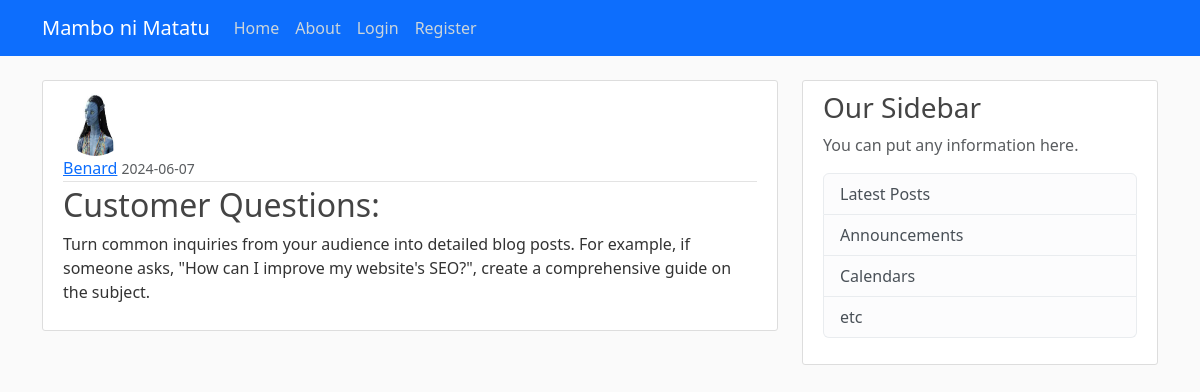
The app's page /post/4 with its own data.
### app/models.py (models this page shows, shortened)
class User(db.Model, UserMixin):
    id = db.Column(db.Integer, primary_key=True)
    username = db.Column(db.String(12), unique=True, nullable=False)
    email = db.Column(db.String(120), unique=True, nullable=False)
    image_file = db.Column(db.String(20), nullable=False, default='default.jpg')
    password = db.Column(db.String(60), nullable=False)
    posts = db.relationship('Post', backref='author', lazy=True)

class Post(db.Model):
    id = db.Column(db.Integer, primary_key=True)
    title = db.Column(db.String(100), nullable=False)
    content = db.Column(db.Text, nullable=False)
    date_posted = db.Column(db.DateTime, nullable=False, default=datetime.utcnow)
    user_id = db.Column(db.Integer, db.ForeignKey('user.id'), nullable=False)

### app/routes.py (the view)
@app.route("/post/<int:post_id>")
def post(post_id):
    post = Post.query.get_or_404(post_id)
    return render_template('post.html', title=post.title, post=post)

### app/templates/post.html (shortened to what this page needs)
{% extends "base.html" %} {% block content %}
<article class="media content-section">
  <img
    class="rounded-circle article-img"
    src="{{ url_for('static', filename='profile_pics/' + post.author.image_file) }}"
  />
  <div class="media-body">
    <div class="article-metadata">
      <a
        class="mr-2"
        href="{{ url_for('user_posts', username=post.author.username) }}"
        >{{ post.author.username }}</a
      >
      <small class="text-muted"
        >{{ post.date_posted.strftime('%Y-%m-%d') }}</small
      >
    </div>
    <h2 class="article-title">{{ post.title }}</h2>
    <p class="article-content">{{ post.content }}</p>
  </div>
</article>
{% endblock content %}

### app/static/main.css (style rules this page uses)
body { background: #fafafa; color: #333333; margin-top: 5rem; }
h1, h2, h3, h4, h5, h6 { color: #444444; }
.content-section { background: #ffffff; padding: 10px 20px; border: 1px solid #dddddd; border-radius: 3px; margin-bottom: 20px; }
.article-title { color: #444444; }
.article-content { white-space: pre-line; }
.article-img { height: 65px; width: 65px; margin-right: 16px; }
.article-metadata { padding-bottom: 1px; margin-bottom: 4px; border-bottom: 1px solid #e3e3e3; }

### records on screen
User: image_file (placeholder picture), author.username "Benard"
Post: date_posted "2024-06-07", title "Customer Questions:", content "Turn common inquiries from your audience into detailed blog posts. For example, if someone asks, \"How can I improve my website's SEO?\", create a comprehensive guide on the subject."
